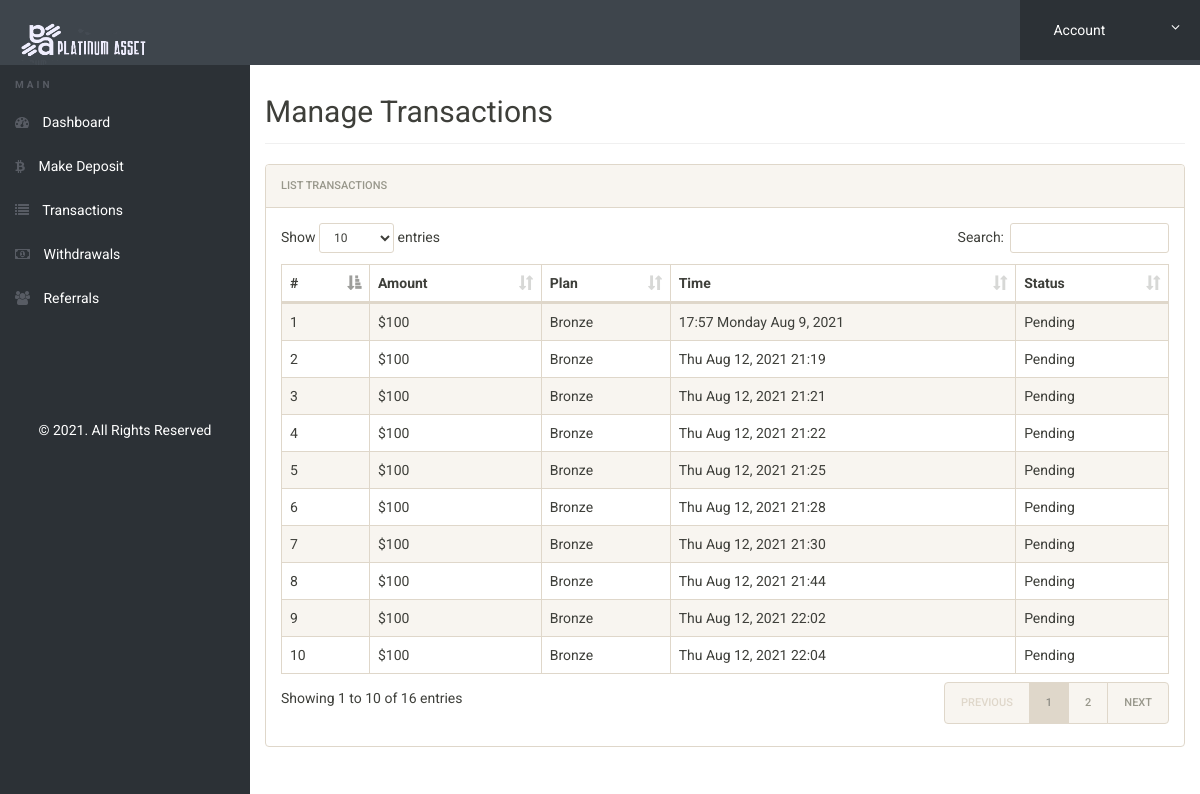
Screenshot of /transactions.php (signed in) with the database file from the repository.
### tables this page shows
CREATE TABLE `transaction` (
  `id` int(50) NOT NULL,
  `amount` int(50) NOT NULL,
  `plan` varchar(110) NOT NULL,
  `useremail` varchar(110) NOT NULL,
  `date` varchar(110) NOT NULL,
  `payment` varchar(110) NOT NULL,
  `status` varchar(110) NOT NULL
);

### transactions.php (the view, shortened to what this page needs)
<?php
include('includes/config.php');
if(strlen($_SESSION['alogin'])==0)
	{
header('location:index.php');
}
else{
 ?>
<!doctype html>
<html lang="en" class="no-js">
<head>
	<link rel="stylesheet" href="css/font-awesome.min.css">
	<link rel="stylesheet" href="css/bootstrap.min.css">
	<link rel="stylesheet" href="css/dataTables.bootstrap.min.css">
	<link rel="stylesheet" href="css/bootstrap-social.css">
	<link rel="stylesheet" href="css/bootstrap-select.css">
	<link rel="stylesheet" href="css/fileinput.min.css">
	<link rel="stylesheet" href="css/awesome-bootstrap-checkbox.css">
	<link rel="stylesheet" href="css/style.css">
</head>
<body>
	<?php include('includes/header.php');?>
	<div class="ts-main-content">
		<?php include('includes/leftbar.php');?>
		<div class="content-wrapper">
			<div class="container-fluid">
				<div class="row">
					<div class="col-md-12">
						<h2 class="page-title">Manage Transactions</h2>
						<div class="panel panel-default">
							<div class="panel-heading">List Transactions</div>
							<div class="panel-body">
								<table id="zctb" class="display table table-striped table-bordered table-hover" cellspacing="0" width="100%">
									<thead>
										<tr>
										<th>#</th>
                                                <th>Amount</th>
                                                <th>Plan</th>
                                                <th>Time</th>
                                                <th>Status</th>
										</tr>
									</thead>
									<tbody>
									<?php
										$logemail = htmlentities($_SESSION['alogin']);
										$sql = "SELECT * from  transaction where useremail = (:logemail)";
										$query = $dbh -> prepare($sql);
										$query-> bindParam(':logemail', $logemail, PDO::PARAM_STR);
										$query->execute();
										$results=$query->fetchAll(PDO::FETCH_OBJ);
										$cnt=1;
										if($query->rowCount() > 0)
										{
										foreach($results as $result)
										{				?>
																					<tr>
											<td><?php echo htmlentities($cnt);?></td>
                                            <td>$<?php echo htmlentities($result->amount);?></td>
                                            <td><?php echo htmlentities($result->plan);?></td>
                                            <td><?php echo htmlentities($result->date);?></td>
                                            <td><?php echo htmlentities($result->status);?></td>
										</tr>
										<?php $cnt=$cnt+1; }} ?>
									</tbody>
								</table>
							</div>
						</div>
					</div>
				</div>
			</div>
		</div>
	</div>
</body>
</html>
<?php
}
?>

### includes/header.php (shortened to what this page needs)
<div class="brand clearfix">
<h4 class="pull-left text-white text-uppercase" style="margin:20px 0px 0px 20px"><img src="images/logo-lite.png" alt="logo" height="45" /></h4>
		<ul class="ts-profile-nav">
			<li class="ts-account">
				<a href="#"><img src="img/ts-avatar.jpg" class="ts-avatar hidden-side" alt=""> Account <i class="fa fa-angle-down hidden-side"></i></a>
			</li>
		</ul>
	</div>

### includes/leftbar.php (shortened to what this page needs)
<nav class="ts-sidebar">
		<ul class="ts-sidebar-menu">
		<li class="ts-label">Main</li>
		<li><a href="dashboard.php"><i class="fa fa-dashboard"></i> Dashboard</a></li>
		<li><a href="deposit.php"><i class="fa fa-btc"></i> Make Deposit</a></li>
		<li><a href="transactions.php"><i class="fa fa-list"></i> Transactions</a></li>
		<li><a href="withdrawals.php"><i class="fa fa-money"></i> Withdrawals</a></li>
		<li><a href="referrals.php"><i class="fa fa-users"></i> Referrals</a></li>
		</ul>
		<p class="text-center" style="color:#ffffff; margin-top: 100px;">© 2021. All Rights Reserved</p>
	</nav>

### css/style.css (style rules this page uses)
html { font-size: 14px; }
@media only screen and (min-width: 480px) { html { font-size: 17px; } }
@media only screen and (min-width: 768px) { html { font-size: 14px; } }
@media only screen and (min-width: 1024px) { p { font-size: 1em; margin-bottom: 1.8em; } }
body { font-size: 1em; }
a { color: #37a6c4; }
.panel { overflow: hidden; }
.text-white, .text-light { color: #fff !important; }
ul, li { margin: 0; padding: 0; list-style: none; }
.page-title { padding-bottom: 15px; margin-bottom: 20px; border-bottom: 1px solid #f0f0f0; }
.brand { background: #3e454c; position: relative; z-index: 3; position: fixed; width: 100%; top: 0; }
.brand .ts-profile-nav { float: right; display: none; }
.brand .ts-profile-nav li { float: left; position: relative; }
.brand .ts-profile-nav li a { display: block; padding: 20px; color: #fff; }
.brand .ts-profile-nav .ts-account .fa-angle-down { float: right; }
.brand .ts-profile-nav .ts-account > a { width: 180px; background: #2c3136; }
@media only screen and (min-width: 992px) { .brand .ts-profile-nav { display: block; } }
.ts-sidebar { background: #2c3136; max-height: 0; transition: max-height 0.3s; overflow: hidden; position: fixed; z-index: 2; width: 100%; bottom: 0; top: 60px; overflow-y: auto; }
@media only screen and (min-width: 992px) { .ts-sidebar { max-height: 100%; bottom: 0; } }
.ts-sidebar-menu .ts-label { color: #585c64; font-weight: bold; padding: 8px 15px; text-transform: uppercase; font-size: 10px; letter-spacing: 3px; margin-top: 10px; }
.ts-sidebar-menu a { display: block; text-decoration: none; padding: 12px 15px; color: #fff; }
.ts-sidebar-menu li { position: relative; }
.ts-sidebar-menu li i { color: #585c64; margin-right: 10px; }
.ts-main-content .content-wrapper { padding-top: 15px; margin-top: 60px; }
@media only screen and (min-width: 992px) { .ts-main-content .ts-sidebar { width: 250px; float: left; } }
@media only screen and (min-width: 992px) { .ts-main-content .content-wrapper { margin-left: 250px; } }

### rows the page displays
transaction: amount "100", plan "Bronze", date "17:57 Monday Aug 9, 2021", status "Pending"
transaction: amount "100", plan "Bronze", date "Thu Aug 12, 2021 21:19", status "Pending"
transaction: amount "100", plan "Bronze", date "Thu Aug 12, 2021 21:21", status "Pending"
transaction: amount "100", plan "Bronze", date "Thu Aug 12, 2021 21:22", status "Pending"
transaction: amount "100", plan "Bronze", date "Thu Aug 12, 2021 21:25", status "Pending"
transaction: amount "100", plan "Bronze", date "Thu Aug 12, 2021 21:28", status "Pending"
transaction: amount "100", plan "Bronze", date "Thu Aug 12, 2021 21:30", status "Pending"
transaction: amount "100", plan "Bronze", date "Thu Aug 12, 2021 21:44", status "Pending"
transaction: amount "100", plan "Bronze", date "Thu Aug 12, 2021 22:02", status "Pending"
transaction: amount "100", plan "Bronze", date "Thu Aug 12, 2021 22:04", status "Pending"
